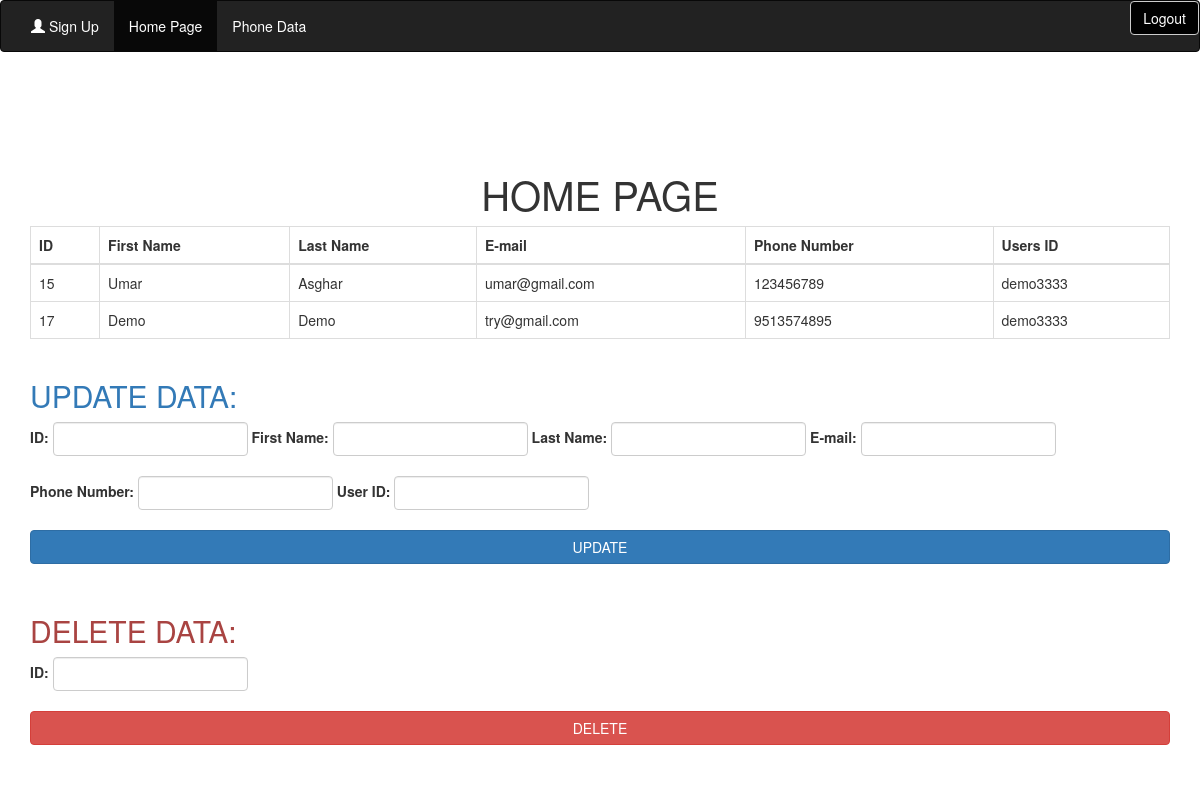
Screenshot of /fst.php?login=successfull (signed in) with the database file from the repository.
### tables this page shows
CREATE TABLE `phonenum` (
  `id` int(11) NOT NULL,
  `fname` varchar(255) NOT NULL,
  `lname` varchar(255) NOT NULL,
  `email` varchar(255) NOT NULL,
  `phone` bigint(20) NOT NULL,
  `users` varchar(255) NOT NULL
);

### fst.php (the view, shortened to what this page needs)
<?php
include_once 'headerFile.php';
include_once 'db.php';
 ?>
    <ul class="nav navbar-nav">
      <li class="active" ><a href="fst.php" style="color: white">Home Page</a></li>
      <li ><a href="phone.php" style="color: white">Phone Data</a></li>
    </ul>
</div>
</nav>
<center><h1 style="font-size: 40px ; padding-top: 100px">HOME PAGE</h1></center>
<?php
if (isset($_SESSION['u_id'])) {
$selecterEmail = $_SESSION['u_email'];
$selecterName = $_SESSION['u_first'];
$sql = "SELECT * FROM phonenum WHERE email = '$selecterEmail' OR users = '$selecterName'";
$result = mysqli_query($conn, $sql);
if (mysqli_num_rows($result) > 0) {
    echo '<div class="container">
  <table class="table table-bordered table-hover table-responsive">
    <thead>
      <tr>
        <th>ID</th>
        <th>First Name</th>
        <th>Last Name</th>
        <th>E-mail</th>
        <th>Phone Number</th>
        <th>Users ID</th>
      </tr>
    </thead>
    <tbody>';
    while($row = mysqli_fetch_assoc($result)) {
      echo "<tr>
        <td>";
        echo $row["id"];
        echo "</td>";
        echo "<td>";
        echo $row["fname"];
        echo "</td>";
        echo "<td>";
        echo $row["lname"];
        echo "</td>";
        echo "<td>";
        echo $row["email"];
        echo "</td>";
        echo "<td>";
        echo $row["phone"];
        echo "</td>";
        echo "<td>";
        echo $row["users"];
        echo "</td>";
        echo "</tr>";
}
echo '</tbody>
  </table>
</div>';
echo '<div class="container">
  <h2 class="text text-primary">UPDATE DATA:</h2>
  <form class="form-inline" action="update.php" method="POST">
    <div class="form-group">
      <label for="i_id">ID: </label>
      <input class="form-control" id="i_id" name = "i_id" type="number" required>
    </div>
     <div class="form-group">
      <label for="i_fname">First Name: </label>
      <input class="form-control" id="i_fname" name="i_fname" type="text" required>
    </div>
          <div class="form-group">
      <label for="i_sname">Last Name: </label>
      <input class="form-control" id="i_sname" name="i_sname" type="text" required>
    </div>
    <div class="form-group">
      <label for="i_email">E-mail: </label>
      <input class="form-control" id="i_email" name="i_email" type="email" required>
    </div>
    <div class="form-group" style="margin-top: 20px">
      <label for="i_phone">Phone Number: </label>
      <input class="form-control" id="i_phone" name="i_phone" type="number" required>
    </div>
    <div class="form-group" style="margin-top: 20px">
      <label for="i_users">User ID: </label>
      <input class="form-control" id="i_users" name="i_users" type="text" required>
    </div>
    	<button style="margin-top: 20px" type="submit" name="updateBtn" id="updateBtn"  class="btn btn-primary btn-block">UPDATE</button>
  </form>
</div>
<div class="container" style="margin-top: 30px">
  <h2 class="text text-danger">DELETE DATA:</h2>
  <form class="form-inline" action="del.php" method="POST">
    <div class="form-group">
      <label for="new_id">ID: </label>
      <input class="form-control" id="new_id" name="new_id" type="number">
    </div>
    	<button style="margin-top: 20px; margin-bottom: 40px" type="submit" name="delBtn" class="btn btn-danger btn-block">DELETE</button>
  </form>
</div>
';
}
else{
	echo '<center><p style="color: red; font-size: 50px; margin-top: 100px">Table is Empty...!!</p></center>';
}
}
else{
	echo '<center><p style="color: blue; font-size: 50px; margin-top: 100px">LOGIN To View Data...!!</p></center>';
}
 ?>
  <?php
include_once 'footer.php';
   ?>

### rows the page displays
phonenum: id "15", fname "Umar", lname "Asghar", email "umar@gmail.com", phone "123456789", users "demo3333"
phonenum: id "17", fname "Demo", lname "Demo", email "try@gmail.com", phone "9513574895", users "demo3333"
